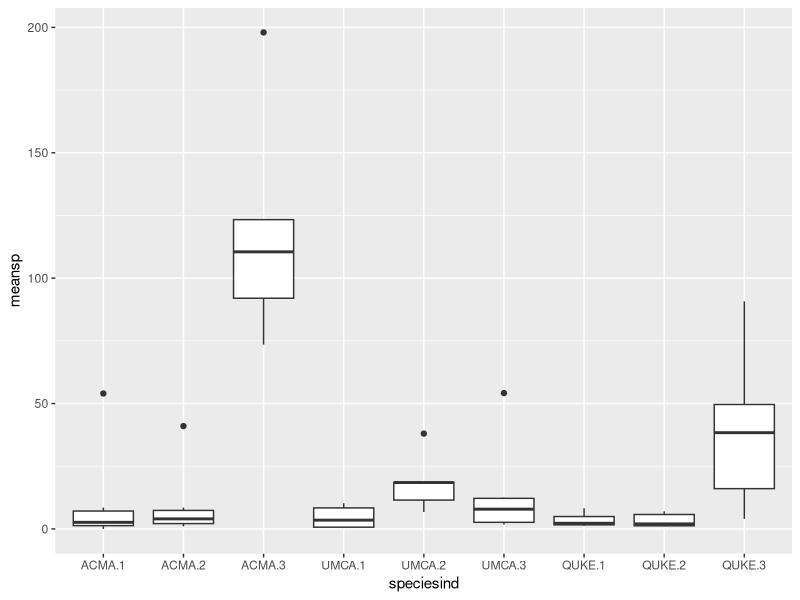
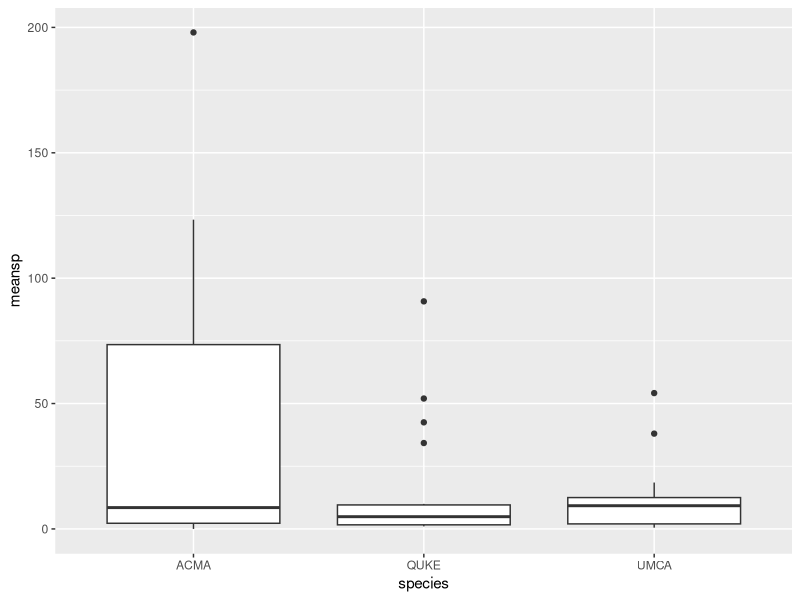
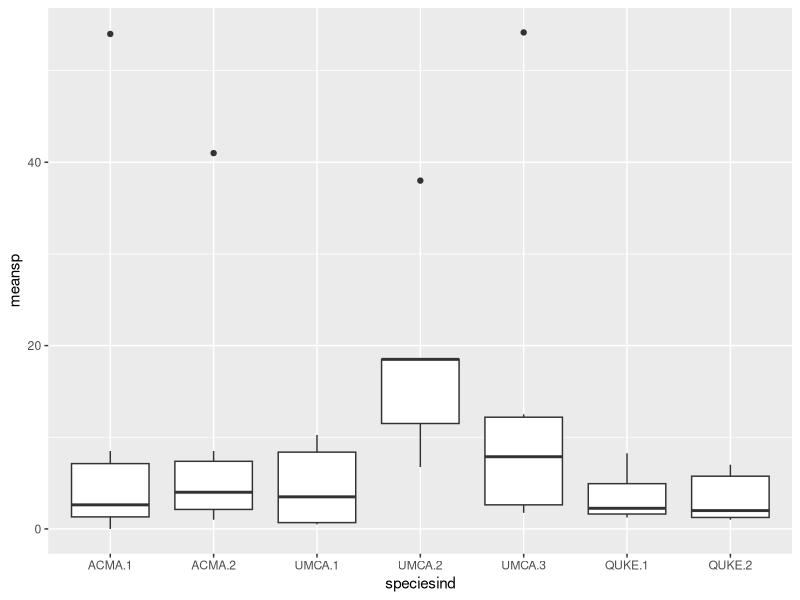
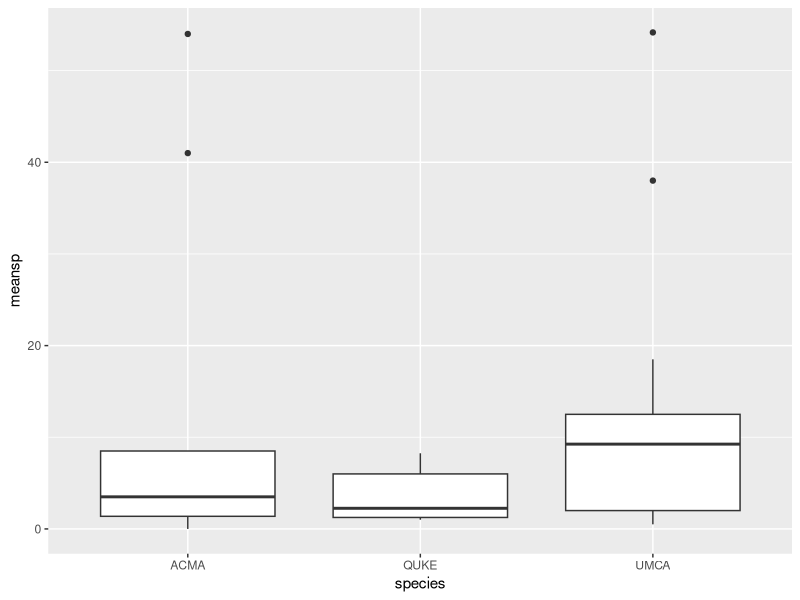

Source code (R) for these figures, in order: (Note: this script raises an error after producing the figures.)
setwd("~/Desktop/Competency project")
df <- read.csv("data/spore data recording sheet JUNE 2018.csv", header = T)
head(df)

library(dplyr)
library(ggplot2)

df2 <- df %>% 
  select(No, code, ind, species, trt, rep, sporangia.counts, X.2, X.3, X.4) %>% 
  filter(!is.na(sporangia.counts), trt=="T")

head(df2)
df2$meansp <- apply(df2[,7:10], 1, function(x) mean(x, na.rm=T))

df2$speciesind <- interaction(df2$species, df2$ind)

#plot it
df2$speciesind <- factor(df2$speciesind, levels = c("ACMA.1", "ACMA.2", "ACMA.3", "UMCA.1", "UMCA.2", "UMCA.3", "QUKE.1", "QUKE.2", "QUKE.3"))

ggplot(aes(y = meansp, x = speciesind), data = df2) + 
  geom_boxplot()
ggplot(aes(y = meansp, x = species), data = df2) + 
  geom_boxplot()

#remove outlier ind
df3 <- df2 %>% 
  filter(!speciesind=="ACMA.3", !speciesind=="QUKE.3")
ggplot(aes(y = meansp, x = speciesind), data = df3) + 
  geom_boxplot()
ggplot(aes(y = meansp, x = species), data = df3) + 
  geom_boxplot()

#getting mean and se of the data. kinda crappy
tapply(df2$meansp, df2$speciesind, function(x) list(mean=mean(x), se=2*sd(x)/length(x)))
x <- mean(tapply(df2$meansp, df2$speciesind, function(x) relse=(sd(x)/sqrt(length(x)))/mean(x)))


#simulating stuff
####################################
####################################
rnorm(10, mean(df2$meansp), sd(df2$meansp))

f <- function(n){
  test <- tapply(df2$meansp, df2$speciesind, function(x) rnorm(n, mean(df2$meansp), sd(df2$meansp)))
  test2 <- sapply(test, function(x) list(relse=(sd(x)/sqrt(length(x)))/mean(x)))
  test3 <- mean(sapply(test2, mean))
  points(n, test3)
  
}

f(6)
test <- tapply(df2$meansp, df2$speciesind, function(x) rnorm(6, mean(df2$meansp), sd(df2$meansp)))
test2 <- sapply(test, function(x) list(relse=(sd(x)/sqrt(length(x)))/mean(x)))
test3 <- mean(sapply(test2, mean))
plot(6, test3, xlim=c(0, 101), ylim=c(0, 2))
points(6,x, col="red")

